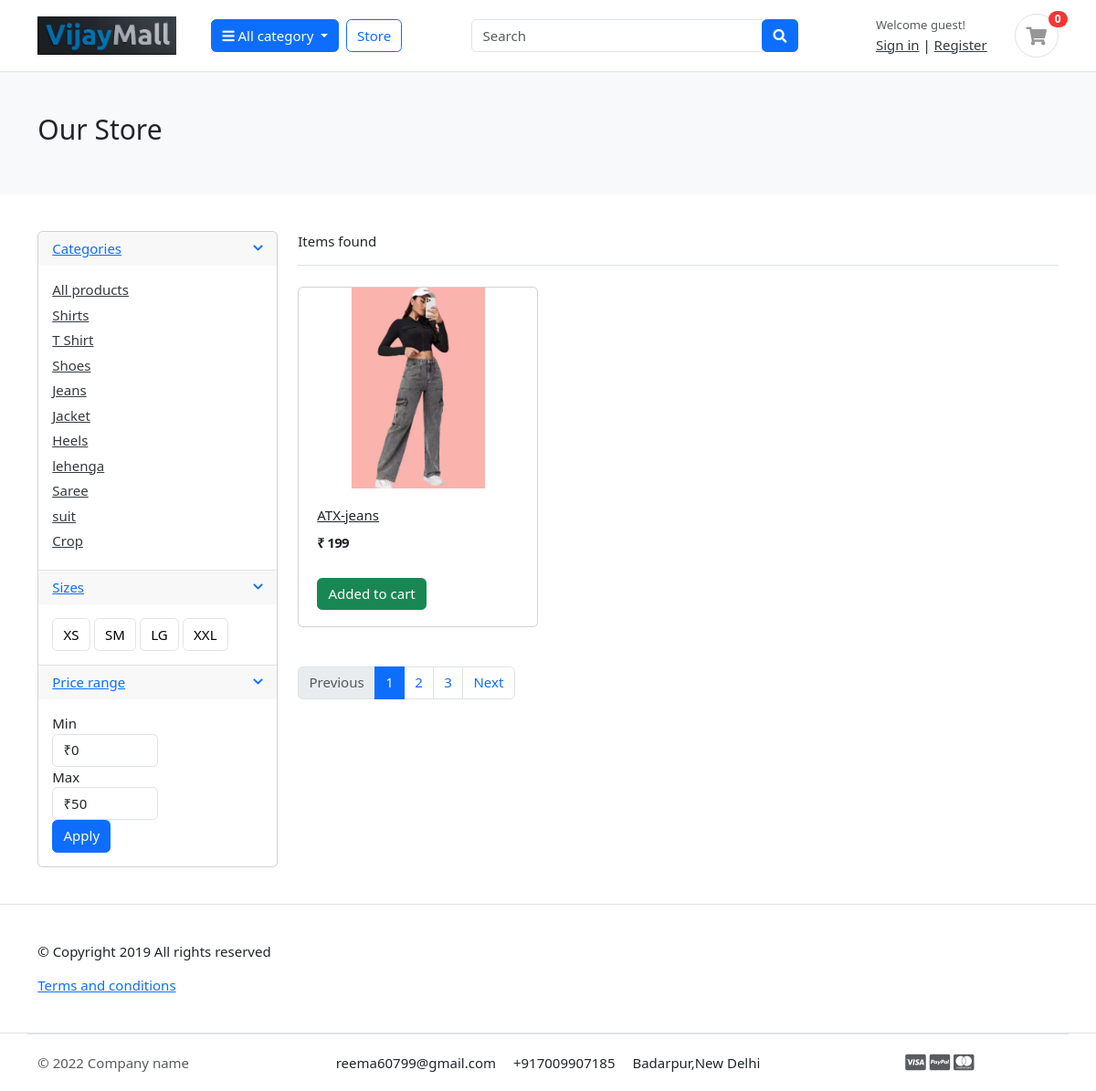
/store/jeans/, run on the app's committed database.
### category/models.py (models this page shows, shortened)
class Category(models.Model):
    category_name = models.CharField(max_length=50,unique=True)
    slug = models.SlugField(max_length=100, unique=True)
    description = models.CharField(max_length=255)
    cat_image=models.ImageField(upload_to="photos/categories/",blank=True)
    class Meta:
        verbose_name = "category"
        verbose_name_plural = "categories"
    def get_url(self):
            return reverse('products_by_category',args=[self.slug])

### store/models.py (models this page shows, shortened)
class Product(models.Model):
    product_name = models.CharField(max_length=200,unique=True)
    slug         = models.SlugField(max_length=200,unique=True)
    Description  = models.TextField(max_length=500,blank=True)
    price        = models.IntegerField()
    Images       = models.ImageField(upload_to='photos/products')
    stock        = models.IntegerField()
    is_available = models.BooleanField(default=True)
    category     = models.ForeignKey('category.Category',on_delete=models.CASCADE)
    created_date = models.DateTimeField(auto_now_add=True)
    modified_date = models.DateTimeField(auto_now=True)
    def get_url(self):
        return reverse(
            'product_detail',
            args=[self.category.slug, self.slug]
        )

### store/views.py (the view)
# urls.py: path('',views.store,name='store'),
def store(request, category_slug=None):
    categories = None
    products = None
    if category_slug != None:
        categories = get_object_or_404(Category, slug=category_slug)
        products=Product.objects.filter(category=categories, is_available=True)
        product_count= products.count()
    else:
        products = Product.objects.all().filter(is_available=True)
        product_count=products.count()
    context = {
        'products': products,
    }
    return render(request, 'store/store.html', context)

### category/context_processors.py (called while the page is built)
def menu_links(request):
    links = Category.objects.all()
    return dict(links=links)

### templates/store/store.html (shortened to what this page needs)
{% extends 'base.html' %}
{% load static %}
{% block content %}
<section class="section-pagetop bg">
<div class="container">
	{% if 'search' in request.path %}
		<h2 class="title-page">Search Result</h2>
	{% else %}
		<h2 class="title-page">Our Store</h2>
	{% endif %}
</div>
</section>
<section class="section-content padding-y">
<div class="container">
<div class="row">
	<aside class="col-md-3">
<div class="card">
	<article class="filter-group">
		<header class="card-header">
			<a href="#" data-toggle="collapse" data-target="#collapse_1" aria-expanded="true" class="">
				<i class="icon-control fa fa-chevron-down"></i>
				<h6 class="title">Categories</h6>
			</a>
		</header>
		<div class="filter-content collapse show" id="collapse_1" style="">
			<div class="card-body">
                <ul class="list-menu">
                    <li><a href="{% url 'store' %}">All products</a></li>
                    {% for category in links %}
                <li><a href="{{ category.get_url }}">{{ category.category_name }}  </a></li>
                    {% endfor %}
                 </ul>
            </div>
        </div>
    </article>
	<article class="filter-group">
		<header class="card-header">
			<a href="#" data-toggle="collapse" data-target="#collapse_4" aria-expanded="true" class="">
				<i class="icon-control fa fa-chevron-down"></i>
				<h6 class="title">Sizes </h6>
			</a>
		</header>
		<div class="filter-content collapse show" id="collapse_4" style="">
			<div class="card-body">
			  <label class="checkbox-btn">
			    <span class="btn btn-light"> XS </span>
			  </label>
			  <label class="checkbox-btn">
			    <span class="btn btn-light"> SM </span>
			  </label>
			  <label class="checkbox-btn">
			    <span class="btn btn-light"> LG </span>
			  </label>
			  <label class="checkbox-btn">
			    <span class="btn btn-light"> XXL </span>
			  </label>
		</div>
		</div>
	</article>
	<article class="filter-group">
		<header class="card-header">
			<a href="#" data-toggle="collapse" data-target="#collapse_3" aria-expanded="true" class="">
				<i class="icon-control fa fa-chevron-down"></i>
				<h6 class="title">Price range </h6>
			</a>
		</header>
		<div class="filter-content collapse show" id="collapse_3" style="">
			<div class="card-body">
				<div class="form-row">
				<div class="form-group col-md-6">
				  <label>Min</label>
				  	<select class="mr-2 form-control">
						<option value="0">₹0</option>
					</select>
				</div>
				<div class="form-group text-right col-md-6">
				  <label>Max</label>
				  	<select class="mr-2 form-control">
						<option value="50">₹50</option>
					</select>
				</div>
				</div>
				<button class="btn btn-block btn-primary">Apply</button>
			</div>
		</div>
	</article>
</div>
	</aside>
<div class="col-md-9">
    <header class="border-bottom mb-4 pb-3">
    <div class="form-inline">
        <span class="mr-md-auto">Items found </span>
    </div>
</header>
    <div class="row">
    {% for product in products %}
    <div class="col-md-4">
        <figure class="card card-product-grid">
            <div class="img-wrap">
                <a href="{{ product.get_url }}"><img src="{{ product.Images.url }}"></a>
            </div>
            <figcaption class="info-wrap">
                <div class="fix-height">
                    <a href="{{ product.get.url }}" class="title">{{ product.product_name }}</a>
                    <div class="price-wrap mt-2">
                        <span class="price">₹ {{ product.price }}</span>
                    </div>
                </div>
                <a href="#" class="btn btn-block btn-success">Added to cart </a>
            </figcaption>
        </figure>
    </div>
    {% endfor %}
<nav class="mt-4" aria-label="Page navigation sample">
  <ul class="pagination">
    <li class="page-item disabled"><a class="page-link" href="#">Previous</a></li>
    <li class="page-item active"><a class="page-link" href="#">1</a></li>
    <li class="page-item"><a class="page-link" href="#">2</a></li>
    <li class="page-item"><a class="page-link" href="#">3</a></li>
    <li class="page-item"><a class="page-link" href="#">Next</a></li>
  </ul>
</nav>
</div>
</div>
</div>
</section>
<footer class="section-footer border-top padding-y">
  <div class="container">
    <p class="float-md-right">
      &copy; Copyright 2019 All rights reserved
    </p>
    <p>
      <a href="#">Terms and conditions</a>
    </p>
  </div>
</footer>
{% endblock %}

### static/css/ui.css (style rules this page uses)
html { font-family: "Inter", sans-serif; font-size: 15px; }
.img-wrap { text-align: center; display: block; }
.img-wrap img { max-width: 100%; }
.price-wrap { letter-spacing: -0.7px; }
.padding-y { padding-top: 40px; padding-bottom: 40px; }
figure { margin-bottom: 0; }
article:after, .form-group:after { display: block; clear: both; content: ""; }
.bg { background-color: #f8f9fa; }
.title-page { color: #212529; }
p:last-child { margin-bottom: 0; }
.btn-light { background-color: #fff; border-color: #e4e4e4; }
[class*=list-] li:after { visibility: hidden; display: block; content: ""; overflow: hidden; height: 0; clear: both; }
.list-menu { list-style: none; margin: 0; padding-left: 0; }
.list-menu li { margin-bottom: 5px; }
.list-menu a { color: #343a40; }
[class*=card-product] a.title { color: #212529; display: block; }
[class*=card-product] .img-wrap { overflow: hidden; position: relative; }
[class*=card-product] .img-wrap img { height: 100%; max-width: 100%; width: auto; display: inline-block; -o-object-fit: cover; object-fit: cover; }
.card-product-grid { margin-bottom: 20px; }
.card-product-grid .img-wrap { border-radius: 0.2rem 0.2rem 0 0; height: 220px; }
.card-product-grid .info-wrap { overflow: hidden; padding: 18px 20px; }
.card-product-grid .fix-height { height: 80px; overflow: hidden; }
.card .img-wrap { overflow: hidden; }
.price { font-weight: 600; color: #212529; }
.icon-control { margin-top: 5px; float: right; font-size: 80%; }
.card-header .title { margin-bottom: 0; line-height: 1.5; }
.filter-group { border-bottom: 1px solid #e4e4e4; }
.filter-group .card-header { border-bottom: 0; }
.filter-group:last-child { border-bottom: 0; }
.checkbox-btn { position: relative; }
.section-pagetop { padding: 45px 0; }

### data on the page
Category: category_name "Shirts"
Category: category_name "T Shirt"
Category: category_name "Shoes"
Category: category_name "Jeans"
Category: category_name "Jacket"
Category: category_name "Heels"
Category: category_name "lehenga"
Category: category_name "Saree"
Category: category_name "suit"
Category: category_name "Crop"
Product: Images (picture), product_name "ATX-jeans", price "199"
